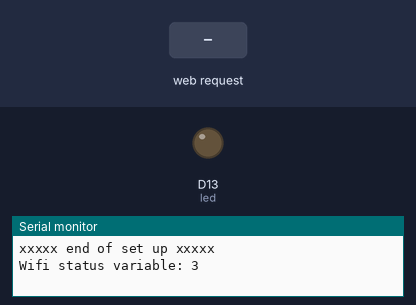
The sketch below on a simulated Arduino Uno R4 WiFi. Shown: output pins drawn as LEDs (lit = HIGH), the last lines printed to the serial monitor. The inputs (shaded band) are chosen by the test bench. WiFi joins after 1.5 s; servers stay silent unless stated.

Above: at 14.7 s.
14.8 s: HTTP request GET /H received
At 18.7 s:
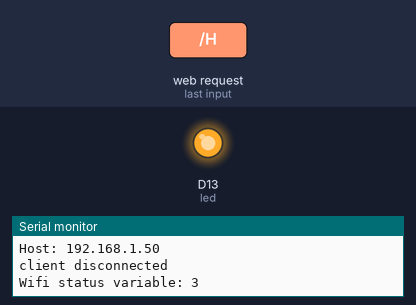
19.0 s: HTTP request GET /L received
At 22.0 s:
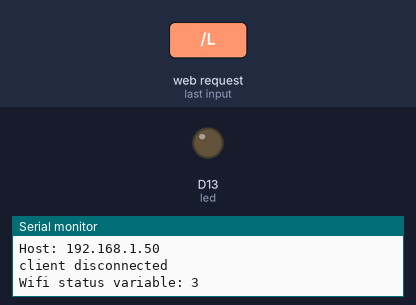
Timing chart, 0 to 23.5 s (numbered marks = the images above; inputs shaded):
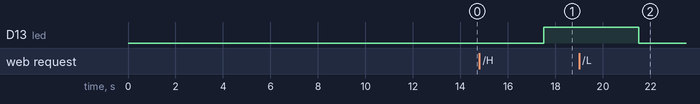

The sketch:

wifi_connect.ino
```cpp
// #include <SoftwareSerial.h>
#include <WiFiS3.h>

#define SECRET_SSID "9-dollars-per-mo.TXT442-216-6325"
#define SECRET_PASS "plainbird962"

// #define SECRET_SSID "Mathnasium Guest"
// #define SECRET_PASS "M@th1234"


#define LED_ON "Water on. (your home cannot possibly burn now)"
#define LED_OFF "Water off."
String led_stat = LED_OFF;

// declare functions
void printWiFiStatus();
int pingTest();

///////please enter your sensitive data in the Secret tab/arduino_secrets.h
char ssid[] = SECRET_SSID;        // your network SSID (name)
char pass[] = SECRET_PASS;    // your network password (use for WPA, or use as key for WEP)
int status = WL_IDLE_STATUS;     // the WiFi radio's status

// pingTest vars
String hostName = "www.google.com";
String homeWifi = "192.168.1.42";
int pingResult;


// Access point
int led = LED_BUILTIN;
WiFiServer server(80);

void setup() {
  // put your setup code here, to run once:

  // access point set up
  pinMode(led, OUTPUT);

  //Initialize serial and wait for port to open:
  Serial.begin(9600);

  delay(4000);

  Serial.println("\nyyyy begin set up yyyy");

  while (!Serial) {
    ; // wait for serial port to connect. Needed for native USB port only
  }

  // check for the WiFi module:
  if (WiFi.status() == WL_NO_MODULE) {
    Serial.println("Communication with WiFi module failed!");
    // don't continue
    while (true);
  }

  // you can override it with the following:
  WiFi.config(IPAddress(192,168,1,99));

  Serial.println(WiFi.status());

  String fv = WiFi.firmwareVersion();
  if (fv < WIFI_FIRMWARE_LATEST_VERSION) {
    Serial.println("Please upgrade the firmware");

  }

  Serial.println(fv);
  Serial.println("Latest ver:");
  Serial.println(WIFI_FIRMWARE_LATEST_VERSION);

  // attempt to connect to WiFi network:
  while (status != WL_CONNECTED) {
    Serial.print("Attempting to connect to WPA SSID: ");
    Serial.println(ssid);
    // Connect to WPA/WPA2 network:
    status = WiFi.begin(ssid, pass);
    // wait 10 seconds for connection:
    delay(8000);
  }

  // // you're connected now, so print out the data:
  // Serial.print("You're connected to the network");

  if (status == WL_CONNECTED){

    Serial.println("Wifi is connected");
  }

  server.begin();

  printWiFiStatus();

  Serial.println("xxxxx end of set up xxxxx");

}


void loop() {
  // put your main code here, to run repeatedly:

 // Serial.println("Hello");

  WiFiClient client = server.available();

  if (client) {
    Serial.println("new client");
    String currentLine = "";
    while (client.connected()) {
      delayMicroseconds(10); // jic
      if (client.available()) {
        char c = client.read();
        Serial.write(c);
        if (c == '\n') {
          if (currentLine.length() == 0) {
            client.println("HTTP/1.1 200 OK");
            client.println("Content-Type: text/html");
            client.println();

            client.println("<!DOCTYPE html>");
            client.println("<html>");
            client.println("<head>");
            client.println("<title>UC SD Fire Suppressor</title>");
            client.println("<h1 style=\"font-size:7vw;\">UC Fire Suppressor ver 1.0</h1>");
            client.println("</head>");
            client.println("</html>");

            // the content of the HTTP response follows the header:
            client.print("<p style=\"font-size:6vw;\">Click <a href=\"/H\">here</a> turn the water on<br></p>");
            client.print("<p style=\"font-size:6vw;\">Click <a href=\"/L\">here</a> turn the water off<br></p>");

            client.print("<p style=\"font-size:6vw;\">Status: </p>");
            client.print("<p style=\"font-size:6vw;\">");
            client.print(led_stat);
            client.print("</p>");


            // The HTTP response ends with another blank line:
            client.println();
            // break out of the while loop:
            break;
          }
          else {
            currentLine = "";
          }
        }
        else if (c != '\r') {
          currentLine += c;
        }

                // Check to see if the client request was "GET /H" or "GET /L":
        if (currentLine.endsWith("GET /H")) {
          digitalWrite(led, HIGH);               // GET /H turns the LED on
          led_stat = LED_ON;
        }
        if (currentLine.endsWith("GET /L")) {
          digitalWrite(led, LOW);                // GET /L turns the LED off
          led_stat = LED_OFF;
        }


      }
    }
    client.stop();
    Serial.println("client disconnected");
  }

 // pingTest();

  showWiFiStat();
  delay(4000);

}


int pingTest(){
 Serial.println("Ping test...");
 Serial.println(hostName);

 pingResult = WiFi.ping(homeWifi);

 Serial.print("Ping result: ");
 Serial.println(pingResult);

 Serial.println("End test");

 delay(8000);

 return 0;
}

void showWiFiStat(){

  Serial.print("Wifi status variable: ");
  Serial.println(WiFi.status());

  // FYI
  // 0 = no SSID available, WL_NO_SSID_AVAIL
  // 1 = device is idle, WL_IDLE_STATUS
  // 3 = device connected, WL_CONNECTED
  // 4 = disconnected, WL_DISCONNECTED


}

void printWiFiStatus() {
  // print the SSID of the network you're attached to:
  Serial.print("SSID: ");
  Serial.println(WiFi.SSID());

  // print your WiFi shield's IP address:
  IPAddress ip = WiFi.localIP();
  Serial.print("IP Address: ");
  Serial.println(ip);

  // print where to go in a browser:
  Serial.print("To see this page in action, open a browser to http://");
  Serial.println(ip);

}
```

Measured:
- after the input at 14.8 s, D13 (led): LOW → HIGH after 2.7 s
- after the input at 19.0 s, D13 (led): HIGH → LOW after 2.5 s
